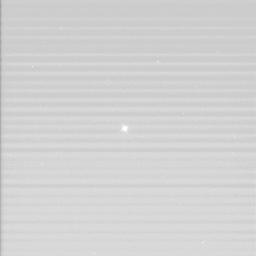
%> input picture Digital Image processing/Lab/DIP LAB/lab 5/N1580854213_1.IMG.jpeg, 256 x 256 px
$ octave code1.m   (GNU Octave 9; MATLAB toolbox functions it lacks are replaced by stand-ins)
%> lines starting %> are read from the running program, lines starting %| are printed output that depends on the picture
% Image Restoration Experiment

% 1. Load images
img1 = imread("C:\Users\86136\Desktop\Digital Image processing\Lab\DIP LAB\lab 5\N1580854213_1.IMG.jpeg");  % Load the first image
%> img1 is the input picture: size 256x256 uint8; min 159, max 255, mean 210.6
img2 = imread("C:\Users\86136\Desktop\Digital Image processing\Lab\DIP LAB\lab 5\N1846930971_1.IMG.jpeg");  % Load the second image
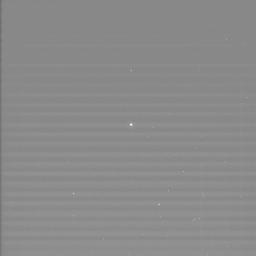
%> input picture Digital Image processing/Lab/DIP LAB/lab 5/N1846930971_1.IMG.jpeg, 256 x 256 px
%> img2 is the input picture: size 256x256 uint8; min 108, max 242, mean 138.7

% 2. Display original images
figure;
subplot(2,2,1);
imshow(img1);
title('Original Image 1');

subplot(2,2,2);
imshow(img2);
title('Original Image 2');

% 3. Fourier Transform and Frequency Spectrum
fft_img1 = fftshift(fft2(img1));
fft_img2 = fftshift(fft2(img2));

% Display the frequency spectrum (log scale)
subplot(2,2,3);
imshow(log(1 + abs(fft_img1)), []);
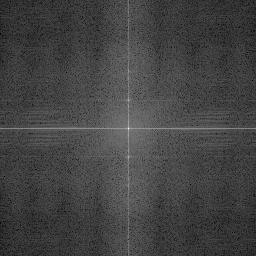
%> displayed picture: size 256x256, on the screen's scale of 0 to 255; min 0, max 255, mean 67.3
title('Frequency Spectrum of Image 1');

subplot(2,2,4);
imshow(log(1 + abs(fft_img2)), []);
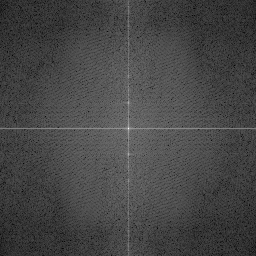
%> displayed picture: size 256x256, on the screen's scale of 0 to 255; min 0, max 255, mean 69.7
title('Frequency Spectrum of Image 2');

% 4. Low-pass Filtering (using average filter)
h_lp = fspecial('average', [5 5]);
img_lp_filtered1 = imfilter(img1, h_lp);
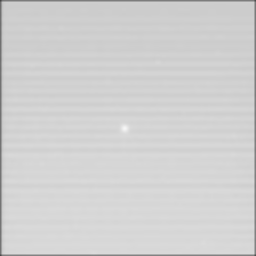
%> img_lp_filtered1: size 256x256 uint8; min 68, max 246, mean 208.7

% Display low-pass filtered image
figure;
imshow(img_lp_filtered1);
title('High-pass Filtered Image 1');

% 5. High-pass Filtering (using Sobel filter)
h_hp = fspecial('sobel');
img_hp_filtered1 = imfilter(img1, h_hp);
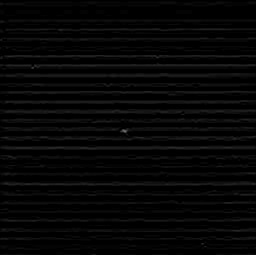
%> img_hp_filtered1: size 256x256 uint8; min 0, max 255, mean 6.8

% Display high-pass filtered image
figure;
imshow(img_hp_filtered1);
title('Low-pass Filtered Image 1');

% 6. Median Filtering
img_median_filtered1 = medfilt2(img1, [3 3]);

% Display median filtered image
figure;
imshow(img_median_filtered1);
title('Median Filtered Image 1');

% 7. Image Comparison and Evaluation (PSNR)
% Assuming you have the original noise-free images for PSNR calculation
% original_img1 = imread('path_to_original_image1'); % Path to the original image
% original_img2 = imread('path_to_original_image2'); % Path to the original image

% Calculate PSNR between original and filtered images
psnr_lp = psnr(img_lp_filtered1, img1);  % Low-pass filtered PSNR
%> psnr_lp = 27.07
psnr_hp = psnr(img_hp_filtered1, img1);  % High-pass filtered PSNR
%> psnr_hp = 1.91
psnr_median = psnr(img_median_filtered1, img1);  % Median filtered PSNR
%> psnr_median = 43.73

% Display PSNR values
disp('PSNR values:');
disp(['Low-pass Filter PSNR: ', num2str(psnr_lp)]);
%| Low-pass Filter PSNR: 27.0686
disp(['High-pass Filter PSNR: ', num2str(psnr_hp)]);
%| High-pass Filter PSNR: 1.9145
disp(['Median Filter PSNR: ', num2str(psnr_median)]);
%| Median Filter PSNR: 43.7258

% 8. Conclusion and Report
% In your report, include:
% - The method you chose to recover the image.
% - Explanation of why the method was chosen.
% - Original and restored images.
% - PSNR comparison between the methods.
